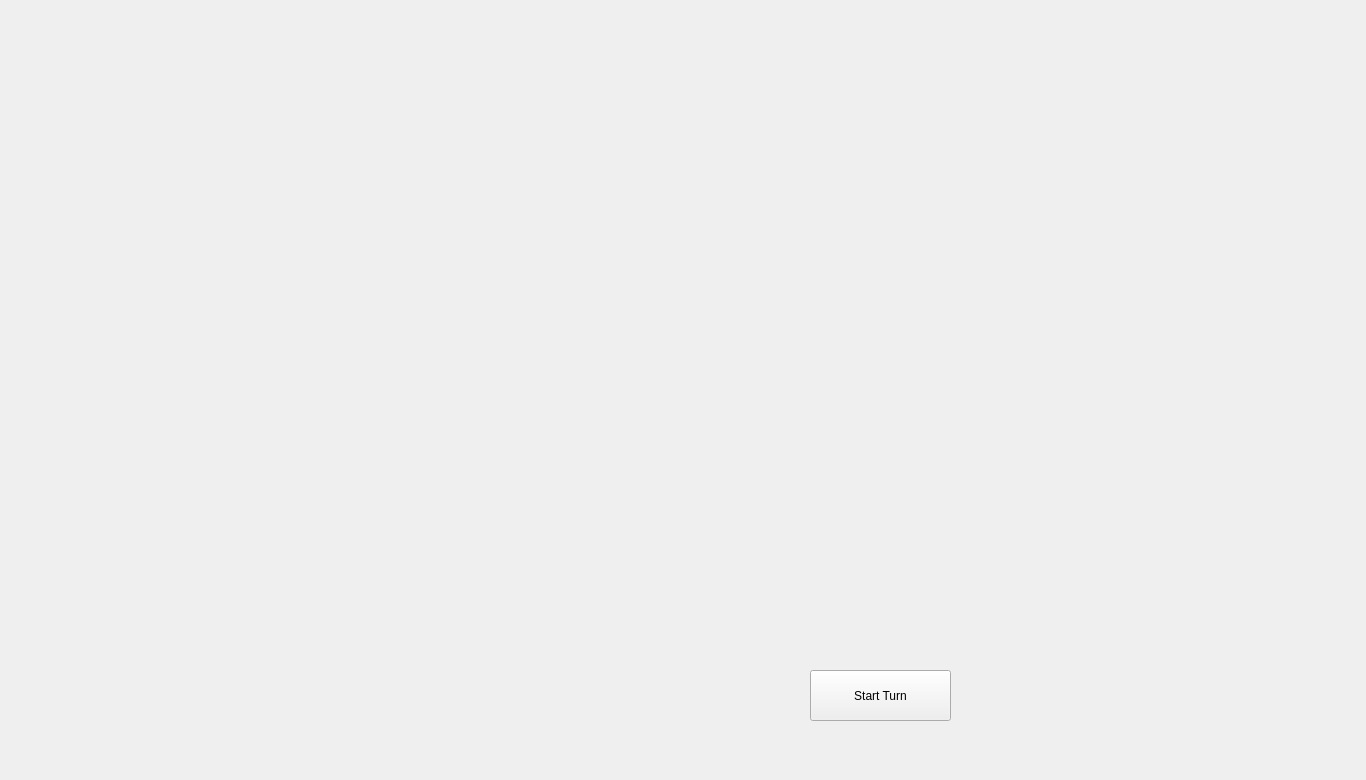
<?xml version="1.0" encoding="UTF-8"?>
<ui version="4.0">
 <class>MainWindow</class>
 <widget class="QMainWindow" name="MainWindow">
  <property name="geometry">
   <rect>
    <x>0</x>
    <y>0</y>
    <width>1366</width>
    <height>780</height>
   </rect>
  </property>
  <property name="minimumSize">
   <size>
    <width>1366</width>
    <height>780</height>
   </size>
  </property>
  <property name="maximumSize">
   <size>
    <width>1366</width>
    <height>780</height>
   </size>
  </property>
  <property name="baseSize">
   <size>
    <width>1366</width>
    <height>780</height>
   </size>
  </property>
  <property name="windowTitle">
   <string>Monopoly</string>
  </property>
  <widget class="QWidget" name="centralWidget">
   <widget class="QLabel" name="Board">
    <property name="geometry">
     <rect>
      <x>0</x>
      <y>0</y>
      <width>1366</width>
      <height>780</height>
     </rect>
    </property>
    <property name="minimumSize">
     <size>
      <width>1366</width>
      <height>780</height>
     </size>
    </property>
    <property name="maximumSize">
     <size>
      <width>1366</width>
      <height>780</height>
     </size>
    </property>
    <property name="autoFillBackground">
     <bool>false</bool>
    </property>
    <property name="text">
     <string/>
    </property>
    <property name="pixmap">
     <pixmap>../../../Pictures/Monopoly/Board/Monopoly-Board.png</pixmap>
    </property>
   </widget>
   <widget class="QLabel" name="PL1">
    <property name="geometry">
     <rect>
      <x>704</x>
      <y>704</y>
      <width>32</width>
      <height>32</height>
     </rect>
    </property>
    <property name="minimumSize">
     <size>
      <width>32</width>
      <height>32</height>
     </size>
    </property>
    <property name="maximumSize">
     <size>
      <width>32</width>
      <height>32</height>
     </size>
    </property>
    <property name="text">
     <string/>
    </property>
    <property name="pixmap">
     <pixmap>../../../Pictures/Monopoly/Players/Player1.png</pixmap>
    </property>
   </widget>
   <widget class="QPushButton" name="pushButton">
    <property name="geometry">
     <rect>
      <x>810</x>
      <y>670</y>
      <width>141</width>
      <height>51</height>
     </rect>
    </property>
    <property name="text">
     <string>Start Turn</string>
    </property>
   </widget>
  </widget>
 </widget>
 <layoutdefault spacing="6" margin="11"/>
 <resources/>
 <connections/>
</ui>
